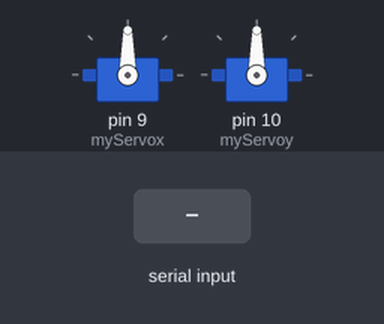
Bench run of a sketch on a simulated Arduino Uno, built with avr-gcc and run on an emulated ATmega328P. Parts: 2 × servo. The test bench sets the inputs (shaded band). What the sketch prints to the serial monitor is not drawn.

Above: at 1.2 s.
1.3 s: "90,45\n" received over Serial
At 2.3 s:
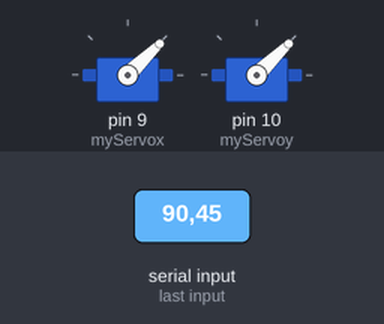
Timing chart, 0 to 4.3 s (numbered marks = the images above; inputs shaded):
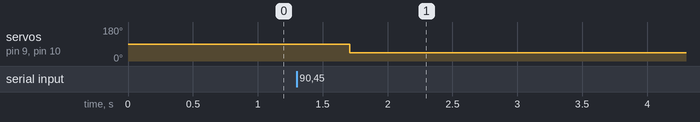

Measured:
- after the input at 1.3 s, servo on pin 9 (myServox), servo on pin 10 (myServoy): 90° → 44° after 0.41 s

The sketch:

serialcom.ino
```cpp
#include <Servo.h>

int c;
int servoxpos=0;
int servoypos=0;
int dist = 0;
Servo myServox;
Servo myServoy;
int packet[12];

void setup()
{
  pinMode(9, OUTPUT);
  pinMode(10, OUTPUT);
  myServox.attach(9);
  myServoy.attach(10);
  Serial.begin(9600);
  Serial.println("Testing Serial");
}


void establishContact() {
  while (Serial.available() <= 0) {
    Serial.print("A)");   // send a capital A
    delay(300);
  }
}

void readserial(){
    int i = 0;
    while (Serial.available()>0 && i<=12) {
      c = Serial.read();  //gets one byte from serial buffer
      packet[i] = c;
//      Serial.print(c);
      i++;
    }
    c = 0; //empty character buffer
}

int translate(int a){
  if(a>=176){
    return a-176;
  }
  else{
    return a-48;
  }
}

void parsepacket(){

    if(packet[0]==168){
      servoxpos = 100*(translate(packet[1]))+10*(translate(packet[2]))+(translate(packet[3]));
      servoypos = 100*(translate(packet[5]))+10*(translate(packet[6]))+(translate(packet[7]));
      dist = 100*(translate(packet[9]))+10*(translate(packet[10]))+(translate(packet[11]));
    }
}

void moveservo(){
  int n1 = map(servoxpos,0,180,1000,2000);
  int n2 = map(servoypos,0,180,1000,2000);
  myServox.writeMicroseconds(n1);
  myServoy.writeMicroseconds(n2);
}


void loop() {
  establishContact();
  readserial();
  parsepacket();
  Serial.print("(");
  Serial.print(servoxpos);
  Serial.print(",");
  Serial.print(servoypos);
  Serial.print(",");
  Serial.print(dist);
  Serial.println(")");
  Serial.flush();
  delay(200);
  moveservo();
}
```
